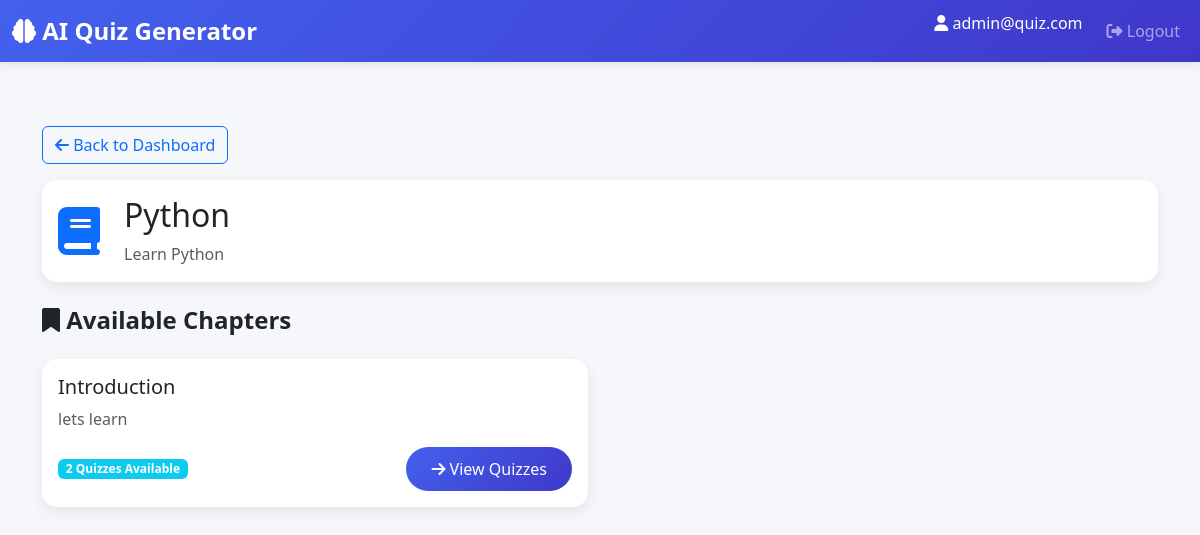
Screenshot of /user/subject/1 (signed in) with the database file from the repository.
### models.py (models this page shows, shortened)
class Subject(db.Model):
    __tablename__ = 'subjects'
    id = db.Column(db.Integer, primary_key=True)
    name = db.Column(db.String(100), nullable=False)
    description = db.Column(db.Text)
    created_at = db.Column(db.DateTime, default=datetime.utcnow)
    chapters = db.relationship('Chapter', backref='subject', lazy=True, cascade='all, delete-orphan')

class Chapter(db.Model):
    __tablename__ = 'chapters'
    id = db.Column(db.Integer, primary_key=True)
    subject_id = db.Column(db.Integer, db.ForeignKey('subjects.id'), nullable=False)
    name = db.Column(db.String(100), nullable=False)
    description = db.Column(db.Text)
    created_at = db.Column(db.DateTime, default=datetime.utcnow)
    quizzes = db.relationship('Quiz', backref='chapter', lazy=True, cascade='all, delete-orphan')

### app.py (the view)
@app.route('/user/subject/<int:subject_id>')
@login_required
def view_subject(subject_id):
    subject = Subject.query.get_or_404(subject_id)
    chapters = Chapter.query.filter_by(subject_id=subject_id).all()
    return render_template('view_subject.html', subject=subject, chapters=chapters)

### app.py (called while the page is built)
def login_required(f):
    @wraps(f)
    def decorated_function(*args, **kwargs):
        if 'user_id' not in session:
            flash('Please login first', 'warning')
            return redirect(url_for('login'))
        return f(*args, **kwargs)
    return decorated_function

### templates/view_subject.html (shortened to what this page needs)
{% extends "base.html" %}
{% block content %}
<div class="container py-5">
    <div class="row mb-4">
        <div class="col-12">
            <a href="{{ url_for('user_dashboard') }}" class="btn btn-outline-primary mb-3">
                <i class="fas fa-arrow-left"></i> Back to Dashboard
            </a>
            <div class="card">
                <div class="card-body">
                    <div class="d-flex align-items-center">
                        <i class="fas fa-book fa-3x text-primary me-4"></i>
                        <div>
                            <h2 class="mb-2">{{ subject.name }}</h2>
                            <p class="text-muted mb-0">{{ subject.description }}</p>
                        </div>
                    </div>
                </div>
            </div>
        </div>
    </div>
    <div class="row">
        <div class="col-12 mb-3">
            <h4 class="fw-bold">
                <i class="fas fa-bookmark"></i> Available Chapters
            </h4>
        </div>
        {% for chapter in chapters %}
        <div class="col-md-6 mb-4">
            <div class="card h-100">
                <div class="card-body">
                    <h5 class="card-title">{{ chapter.name }}</h5>
                    <p class="card-text text-muted">{{ chapter.description }}</p>
                    <div class="d-flex justify-content-between align-items-center">
                        <span class="badge bg-info">{{ chapter.quizzes|length }} Quizzes Available</span>
                        <a href="{{ url_for('view_chapter', chapter_id=chapter.id) }}"
                           class="btn btn-primary">
                            <i class="fas fa-arrow-right"></i> View Quizzes
                        </a>
                    </div>
                </div>
            </div>
        </div>
        {% endfor %}
    </div>
</div>
{% endblock %}

### templates/base.html (style rules this page uses)
:root { --primary-color: #4361ee; --secondary-color: #3f37c9; --success-color: #06d6a0; --danger-color: #ef476f; --warning-color: #ffd166; --dark-color: #212529; --light-color: #f8f9fa; }
body { font-family: 'Segoe UI', Tahoma, Geneva, Verdana, sans-serif; background-color: #f5f7fa; }
.card { border: none; border-radius: 15px; box-shadow: 0 5px 15px rgba(0,0,0,0.08); transition: transform 0.3s, box-shadow 0.3s; }
.btn-primary { background: linear-gradient(135deg, var(--primary-color), var(--secondary-color)); border: none; border-radius: 25px; padding: 10px 25px; transition: all 0.3s; }

### rows the page displays
Subject: name "Python", description "Learn Python"
Chapter: name "Introduction", description "lets learn", quizzes|length "2"

### other values shown
{{ session.get('username') }} "admin@quiz.com"
